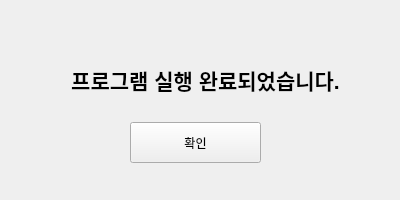
<?xml version="1.0" encoding="UTF-8"?>
<ui version="4.0">
 <class>Form</class>
 <widget class="QWidget" name="Form">
  <property name="geometry">
   <rect>
    <x>0</x>
    <y>0</y>
    <width>400</width>
    <height>200</height>
   </rect>
  </property>
  <property name="windowTitle">
   <string>Form</string>
  </property>
  <widget class="QLabel" name="lb_RoutineOk">
   <property name="geometry">
    <rect>
     <x>50</x>
     <y>50</y>
     <width>311</width>
     <height>61</height>
    </rect>
   </property>
   <property name="text">
    <string>&lt;html&gt;&lt;head/&gt;&lt;body&gt;&lt;p align=&quot;center&quot;&gt;&lt;span style=&quot; font-size:16pt; font-weight:700;&quot;&gt;프로그램 실행 완료되었습니다.&lt;/span&gt;&lt;/p&gt;&lt;/body&gt;&lt;/html&gt;</string>
   </property>
  </widget>
  <widget class="QPushButton" name="pbtn_RoutineOk">
   <property name="geometry">
    <rect>
     <x>130</x>
     <y>122</y>
     <width>131</width>
     <height>41</height>
    </rect>
   </property>
   <property name="cursor">
    <cursorShape>ArrowCursor</cursorShape>
   </property>
   <property name="text">
    <string>확인</string>
   </property>
  </widget>
 </widget>
 <resources/>
 <connections/>
</ui>
